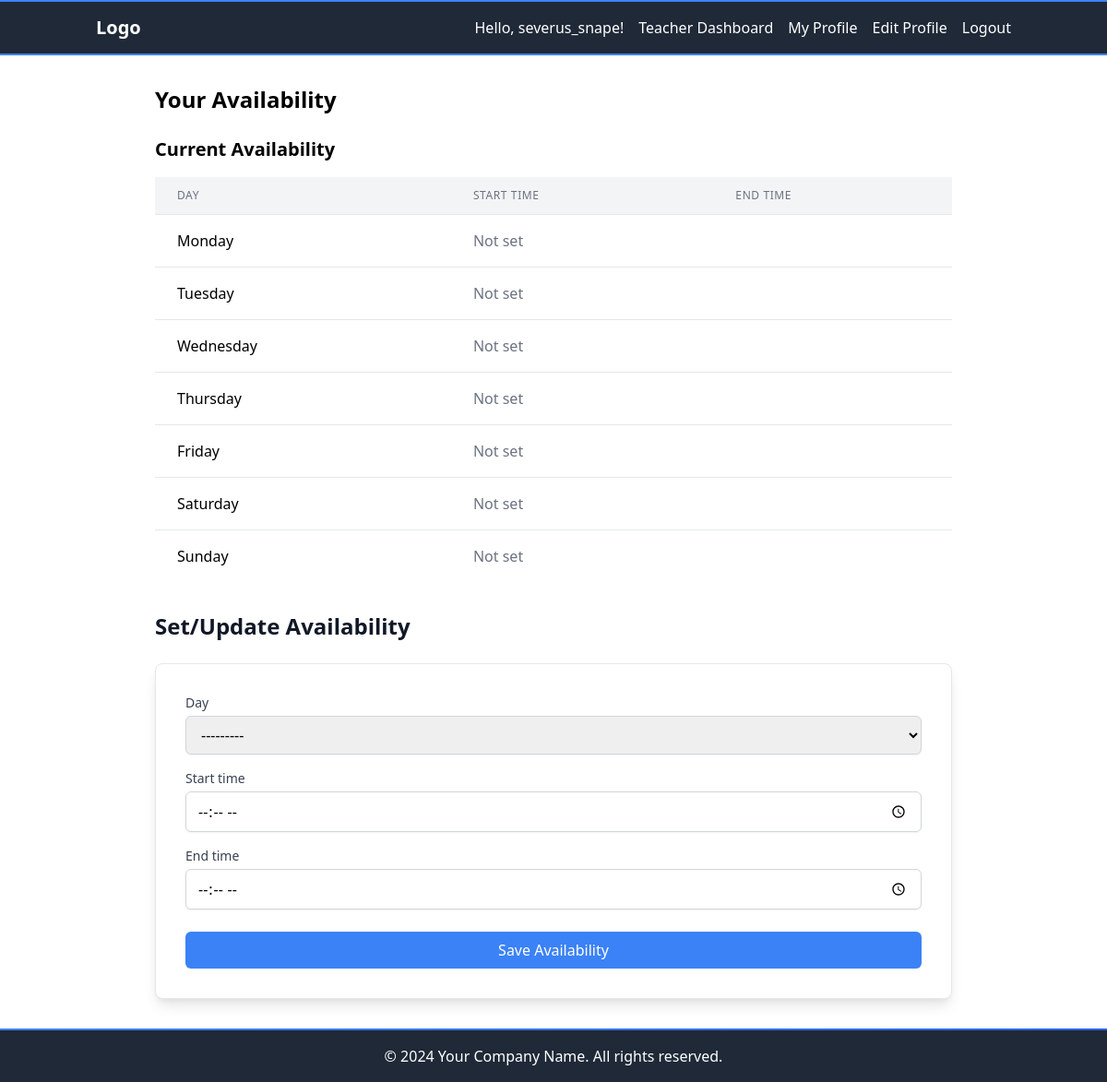
Before: /hira/availability/ (signed in) with the older database file.
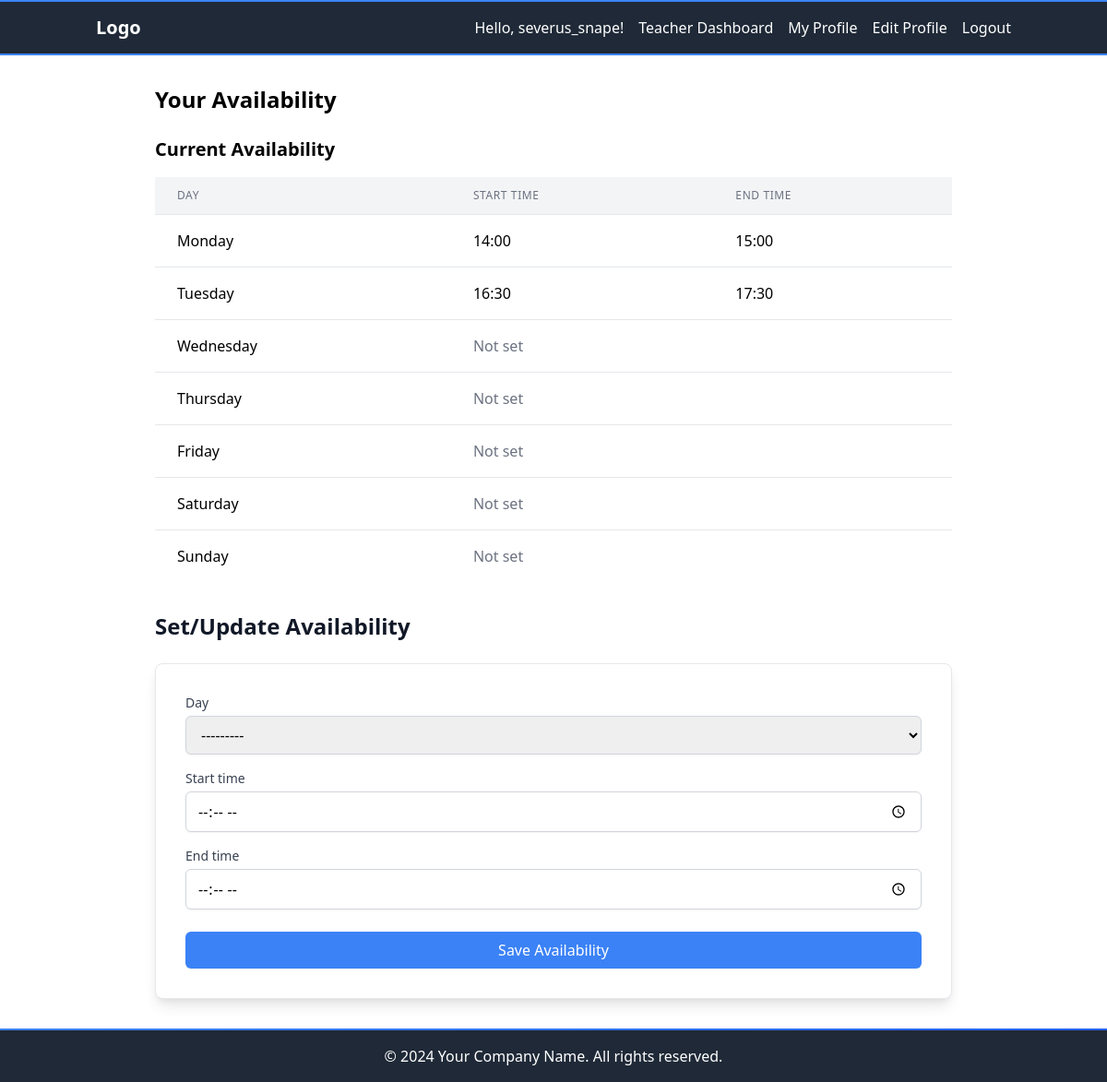
After: the same page with the newer database file.
### hira/models.py (models this page shows, shortened)
class Availability(models.Model):
    DAY_CHOICES = [
        ('MON', 'Monday'),
        ('TUE', 'Tuesday'),
        ('WED', 'Wednesday'),
        ('THU', 'Thursday'),
        ('FRI', 'Friday'),
        ('SAT', 'Saturday'),
        ('SUN', 'Sunday'),
    ]
    profile = models.ForeignKey('Profile', on_delete=models.CASCADE, related_name='availabilities')
    day = models.CharField(max_length=3, choices=DAY_CHOICES)
    start_time = models.TimeField()
    end_time = models.TimeField()
    class Meta:
        verbose_name_plural = 'Availabilities'
        unique_together = ['profile', 'day']

### hira/views.py (the view)
# urls.py: path('availability/', views.availability_view, name='availability'),
@login_required
def availability_view(request):
    profile = request.user.profile
    availabilities = {day: None for day, _ in Availability.DAY_CHOICES}
    for availability in profile.availabilities.all():
        availabilities[availability.day] = availability
    if request.method == 'POST':
        day = request.POST.get('day')
        availability = availabilities[day] or Availability(profile=profile, day=day)
        form = AvailabilityForm(request.POST, instance=availability)
        if form.is_valid():
            form.save()
            return redirect('availability')
    else:
        form = AvailabilityForm()
    return render(request, 'hira/availability.html', {
        'profile': profile,
        'availabilities': availabilities,
        'form': form,
        'day_choices': Availability.DAY_CHOICES,
    })

### hira/forms.py
class AvailabilityForm(forms.ModelForm):
    class Meta:
        model = Availability
        fields = ['day', 'start_time', 'end_time']
        widgets = {
            'day': forms.Select(attrs={
                'class': 'block w-full px-3 py-2 border border-gray-300 rounded-md shadow-sm focus:outline-none focus:ring-2 focus:ring-blue-500 focus:border-blue-500',
            }),
            'start_time': forms.TimeInput(attrs={
                'class': 'block w-full px-3 py-2 border border-gray-300 rounded-md shadow-sm focus:outline-none focus:ring-2 focus:ring-blue-500 focus:border-blue-500',
                'type': 'time'
            }),
            'end_time': forms.TimeInput(attrs={
                'class': 'block w-full px-3 py-2 border border-gray-300 rounded-md shadow-sm focus:outline-none focus:ring-2 focus:ring-blue-500 focus:border-blue-500',
                'type': 'time'
            }),
        }

### hira/models.py (called while the page is built)
    @property
    def is_teacher(self):
        return self.user_type == 'teacher'

### hira/templatetags/custom_filters.py (called while the page is built)
@register.filter
def get_item(dictionary, key):
    return dictionary.get(key)

@register.filter
def get_attr(obj, attr):
    return getattr(obj, attr)

### hira/templates/hira/availability.html (shortened to what this page needs)
{% extends "hira/layout.html" %}
{% load custom_filters %}
{% block body %}
<section class="py-8 px-4 max-w-4xl mx-auto">
    <h2 class="text-2xl font-bold mb-6">Your Availability</h2>
    {% if user.is_teacher %}
        <div class="mb-8">
            <h3 class="text-xl font-semibold mb-4">Current Availability</h3>
            <div class="overflow-x-auto">
                <table class="min-w-full divide-y divide-gray-200">
                    <thead class="bg-gray-100">
                        <tr>
                            <th class="px-6 py-3 text-left text-xs font-medium text-gray-500 uppercase tracking-wider">Day</th>
                            <th class="px-6 py-3 text-left text-xs font-medium text-gray-500 uppercase tracking-wider">Start Time</th>
                            <th class="px-6 py-3 text-left text-xs font-medium text-gray-500 uppercase tracking-wider">End Time</th>
                        </tr>
                    </thead>
                    <tbody class="bg-white divide-y divide-gray-200">
                        {% for day, day_name in day_choices %}
                            <tr>
                                <td class="px-6 py-4 whitespace-nowrap">{{ day_name }}</td>
                                {% if availabilities|get_item:day %}
                                    <td class="px-6 py-4 whitespace-nowrap">{{ availabilities|get_item:day|get_attr:"start_time"|time:"H:i" }}</td>
                                    <td class="px-6 py-4 whitespace-nowrap">{{ availabilities|get_item:day|get_attr:"end_time"|time:"H:i" }}</td>
                                {% else %}
                                    <td class="px-6 py-4 text-gray-500" colspan="4">Not set</td>
                                {% endif %}
                            </tr>
                        {% endfor %}
                    </tbody>
                </table>
            </div>
        </div>
        <div>
            <h3 class="text-2xl font-bold mb-6 text-gray-900">Set/Update Availability</h3>
            <form method="post" class="bg-white shadow-lg rounded-lg p-8 border border-gray-200">
                <div class="space-y-4">
                    {% for field in form %}
                        <div class="form-group">
                            <label for="{{ field.id_for_label }}" class="block text-sm font-medium text-gray-700">{{ field.label }}</label>
                            <div class="mt-1">
                                {{ field }}
                            </div>
                        </div>
                    {% endfor %}
                </div>
                <button type="submit" class="mt-6 w-full bg-blue-500 text-white px-4 py-2 rounded-md shadow-sm hover:bg-blue-600 focus:outline-none focus:ring-2 focus:ring-blue-500 focus:ring-opacity-50 transition-colors duration-200">
                    Save Availability
                </button>
            </form>
        </div>
    {% else %}
        <p class="text-gray-700">Availability settings are only for teachers.</p>
    {% endif %}
</section>
{% endblock %}

Changed rows visible on the page:
added Availability: day_choices "14:00", day_choices "15:00"
added Availability: day_choices "16:30", day_choices "17:30"
Other visible differences:
new list line: "Monday"
new list line: "Tuesday"
list line gone: "Monday Not set"
list line gone: "Tuesday Not set"
